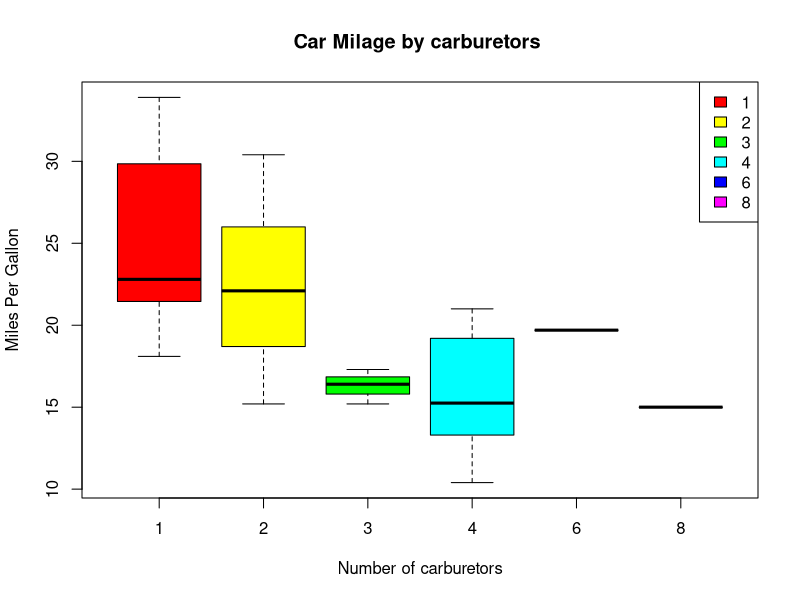
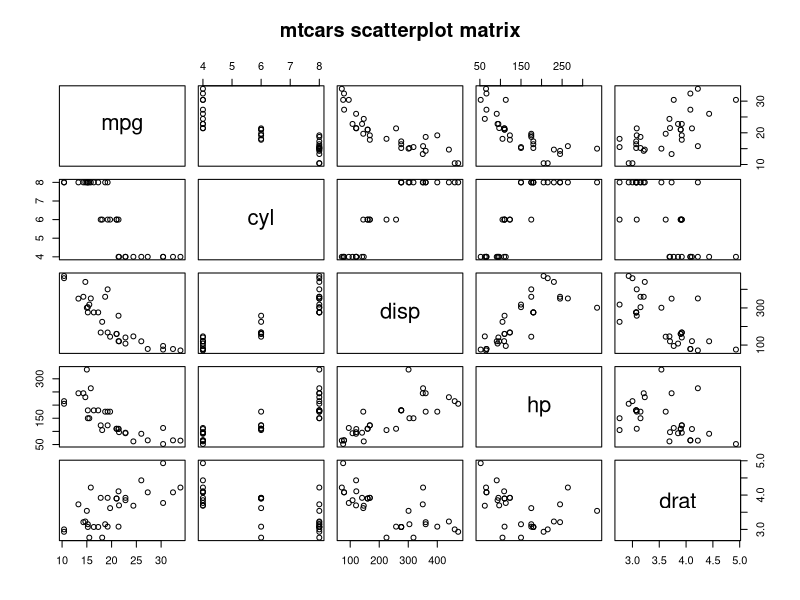
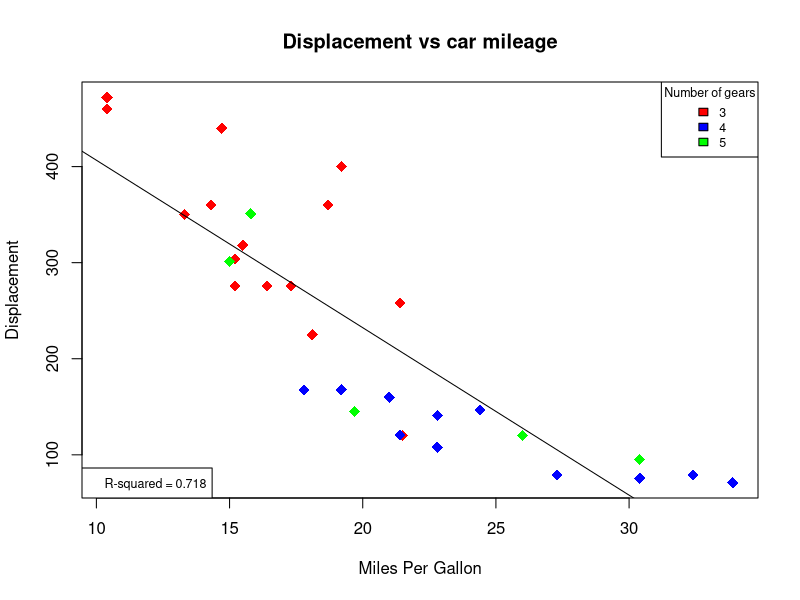
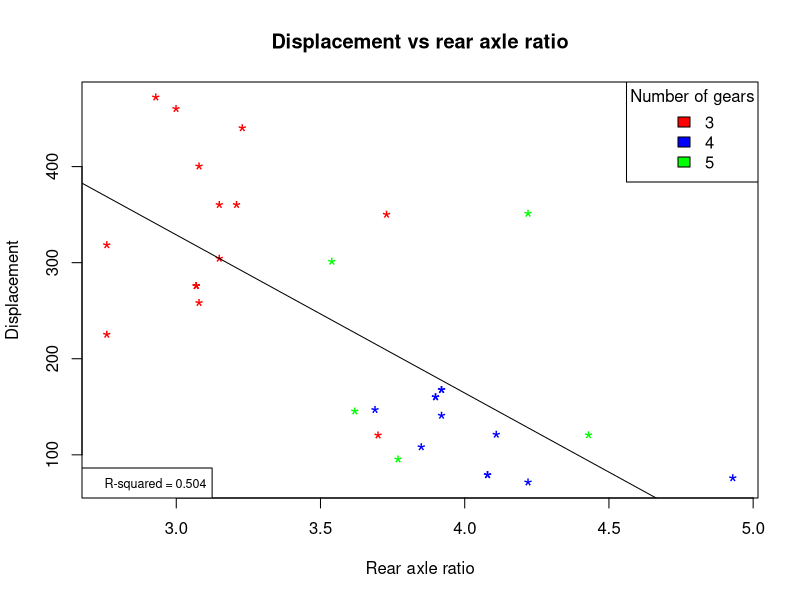
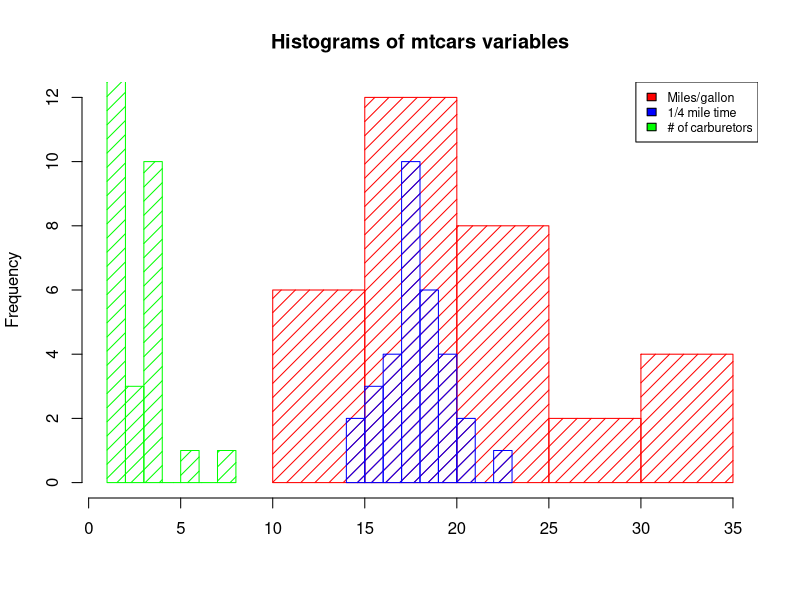

These figures' R source, in order:
############################
#Assignment 2
#Elisheva Heilbrun 208833012
############################

###############
#Mtcars dataset
###############
attach(mtcars)
#1
boxplot(mpg~carb,data=mtcars, main="Car Milage by carburetors ", 
        xlab="Number of carburetors", ylab="Miles Per Gallon", col = rainbow(6))
legend("topright", legend = as.character(c(1:4, 6, 8)), fill = rainbow(6) )
#2
plot(mtcars[1:5], main = "mtcars scatterplot matrix")
#3
mtcars$gear <- factor(mtcars$gear)
#4.a
colors.gears <- c("red", "blue", "green")[mtcars$gear] #Define colors acorrding to mtcars$gear values.
plot(disp~mpg, data = mtcars, main = "Displacement vs car mileage",
     xlab = "Miles Per Gallon", ylab = "Displacement",
     col = colors.gears, pch = 18, cex = 1.5)
legend("topright", title = "Number of gears", legend = levels(mtcars$gear),
       fill = c("red", "blue", "green"), cex = 0.75)
abline(lm(disp~mpg, data = mtcars)) #Add regression line.
legend("bottomleft", legend = paste0("R-squared = ", format(summary(lm(disp~mpg, data = mtcars))$r.squared, digits = 3)), cex = 0.75) #Add R2.
#4.b
plot(disp~drat, data = mtcars, main = "Displacement vs rear axle ratio",
     xlab = "Rear axle ratio" , ylab = "Displacement",
     col = colors.gears, pch = '*', cex = 1.5)
legend("topright", title = "Number of gears", legend = levels(mtcars$gear), fill = c("red", "blue", "green"))
abline(lm(disp~drat, data = mtcars))
legend("bottomleft", legend = paste0("R-squared = ", format(summary(lm(disp~drat, data = mtcars))$r.squared, digits = 3)), cex = 0.75)
#5
"Answer: Not exactly, in the second graph (4.b), I expected a lower value."
#6
hist(mtcars$mpg, xlim = c(1,35), col = "red", density = 10, main = "Histograms of mtcars variables",  xlab = "")
hist(mtcars$qsec, xlim = c(1,35), col = "blue", density = 10, add = TRUE)
hist(mtcars$carb, xlim = c(1,35), col = "green", density = 10, add = TRUE)
legend("topright", legend = c("Miles/gallon", "1/4 mile time", "# of carburetors"),
       fill = c("red", "blue", "green"), cex = 0.75)

##############
#Trees dataset
##############
attach(trees)
#1.
mytable <- table(trees$Height, trees$Volume)
#2
margin.table(mytable, 1) # Height frequencies (summed over Volume)
#3
margin.table(mytable, 2) # Volume frequencies (summed over Height)
#4
table(trees$Girth, trees$Height, trees$Volume)
#5
a <- c(70, 65, 63, 72, 80, 83, 66, 75, 80, 75, 79, 76, 76, 69, 75, 74, 85, 8, 71, 63, 78, 80, 74,
    72, 77, 81, 82, 80, 86, 80, 87)
trees <- cbind(trees, a)
#6
mytable_2 <- table(trees$Height, trees$a)
#7
View(mytable) #Observe the content.
View(mytable_2)
#Thes are 2 different matrices - their columns are different and therefore they have different values.
#8.a
print(summary(mytable))
#8.b
print(summary(mytable_2))
#9
# The chi square test for independence, indicates wether there a statistical dependence between the groups
# For the Heigth and volume comparison the p-value (obtaind by the Chi-squared test) > 0.05 and therfore, there is no significant relationship between the groups.
#While for the comparison between the Height and a, p-value < 0.05, and therefore there is a significant relationship between them.